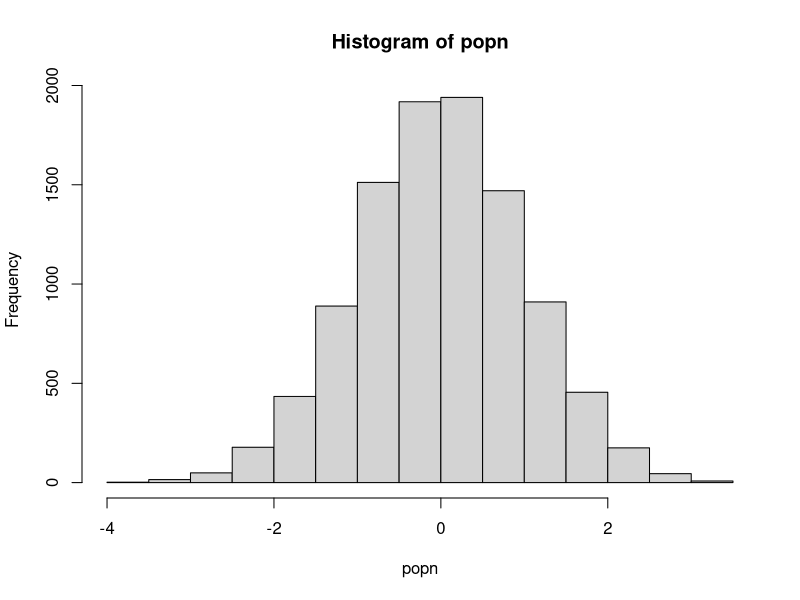
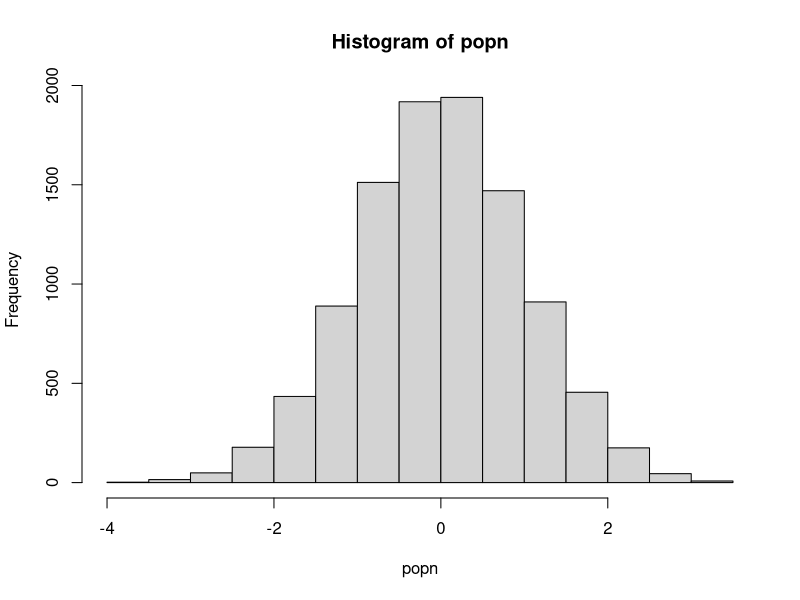

R code for these plots, in order:
### Functions

## A function to take a sample of size n from a pop "popn" and return its mean
myexperiment <- function(popn, n) {
    pop_sample <- sample(popn, n, replace = FALSE)
    return(mean(pop_sample))
}

## calculate means using a for loop on a vector without preallocation:
loopy_sample1 <- function(popn, n, num) { #num is how many means you need to calc
    result1 <- vector() #initialise empty vector of size 1
    for(i in 1:num) {
        result1 <- c(result1,myexperiment(popn, n)) #growing vector of means
    }
    return(result1)
}

## to run "num" iterations of the mean using a FOR loop on a vector with preallocation
loopy_sample2 <- function(popn, n, num) {
    result2 <- vector(,num) #preallocate expected size # first arg is empty so defaults to numeric 
    # length is num
    for(i in 1:num) {
        result2[i] <- myexperiment(popn, n) #remember this takes the mean of a sample
    }
    return(result2)
}

## to run "num" iterations of the expt using a FOR loop on a list with preallocation:
loopy_sample3 <- function(popn, n, num) {
    result3 <- vector("list", num) #its a list type vector (ordered, hetero, flexible length)
    for(i in 1:num) {
        result3[[i]] <- myexperiment(popn, n) #in a list you access elements using [[]] double sq brs
    }
}

## to run "num" iterations of the experiment with lapply:
lapply_sample <- function(popn, n, num) {
    result4 <- lapply(1:num, function(i) myexperiment(popn, n))
    return(result4)
}

# lapply applies a fucntion to each element of a list/vector
# returns results as a list

## to run "num" iterations of the experiment using vectorisation with sapply:
sapply_sample <- function(popn, n, num) {
    result5 <- sapply(1:num, function(i) myexperiment(popn, n))
    return(result5)
}
# sapply applies a function to each element of a list/vector and SIMPLIFIES the result
# return value is a vector or matrix rather than a list


### Generating a sample

set.seed(12345)
popn <- rnorm(10000) # gen the pop
hist(popn)

n <- 100 #sample size for each expt
num <- 10000 # num of times to rerun the expt

print("Using loops without preallocation on a vector took" )
print(system.time(loopy_sample1(popn, n, num)))

print("Using loops with preallocation on a vector took:" )
print(system.time(loopy_sample2(popn, n, num)))

print("Using loops with preallocation on a list took:" )
print(system.time(loopy_sample3(popn, n, num)))

print("Using the vectorized sapply function (on a list) took:" )
print(system.time(sapply_sample(popn, n, num)))

print("Using the vectorized lapply function (on a list) took:" )
print(system.time(lapply_sample(popn, n, num)))######## Functions #########

## A function to take a sample of size n from a pop "popn" and return its mean
myexperiment <- function(popn, n) {
    pop_sample <- sample(popn, n, replace = FALSE)
    return(mean(pop_sample))
}

## calculate means using a for loop on a vector without preallocation:
loopy_sample1 <- function(popn, n, num) { #num is how many means you need to calc
    result1 <- vector() #initialise empty vector of size 1
    for(i in 1:num) {
        result1 <- c(result1,myexperiment(popn, n)) #growing vector of means
    }
    return(result1)
}

## to run "num" iterations of the mean using a FOR loop on a vector with preallocation
loopy_sample2 <- function(popn, n, num) {
    result2 <- vector(,num) #preallocate expected size # first arg is empty so defaults to numeric # length is num
    for(i in 1:num) {
        result2[i] <- myexperiment(popn, n) #remember this takes the mean of a sample
    }
    return(result2)
}

## to run "num" iterations of the expt using a FOR loop on a list with preallocation:
loopy_sample3 <- function(popn, n, num) {
    result3 <- vector("list", num) #its a list type vector (ordered, hetero, flexible length)
    for(i in 1:num) {
        result3[[i]] <- myexperiment(popn, n) #in a list you access elements using [[]] double sq brs
    }
    return(result3)
}

## to run "num" iterations of the experiment with lapply:
lapply_sample <- function(popn, n, num) {
    result4 <- lapply(1:num, function(i) myexperiment(popn, n))
    return(result4)
}

# lapply applies a fucntion to each element of a list/vector
# returns results as a list

## to run "num" iterations of the experiment using vectorisation with sapply:
sapply_sample <- function(popn, n, num) {
    result5 <- sapply(1:num, function(i) myexperiment(popn, n))
    return(result5)
}
# sapply applies a function to each element of a list/vector and SIMPLIFIES the result
# return value is a vector or matrix rather than a list


### Generating a pop

set.seed(12345)
popn <- rnorm(10000) # gen the pop
hist(popn)

n <- 100 #sample size for each expt
num <- 10000 # num of times to rerun the expt

print("Using loops without preallocation on a vector took" )
print(system.time(loopy_sample1(popn, n, num)))

print("Using loops with preallocation on a vector took:" )
print(system.time(loopy_sample2(popn, n, num)))

print("Using loops with preallocation on a list took:" )
print(system.time(loopy_sample3(popn, n, num)))
    # preallocation increases execution speed

print("Using the vectorized sapply function (on a list) took:" )
print(system.time(sapply_sample(popn, n, num)))

print("Using the vectorized lapply function (on a list) took:" )
print(system.time(lapply_sample(popn, n, num)))
    # vectorization increases execution speed